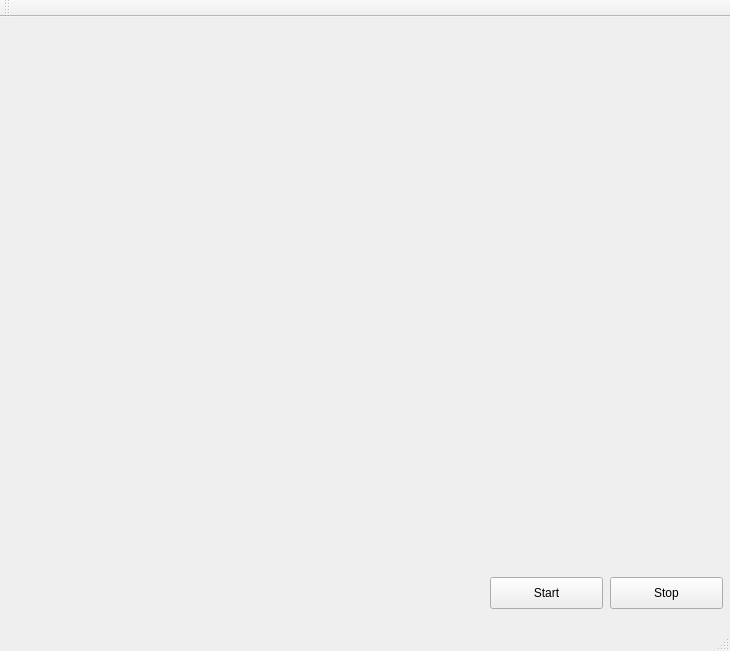
<?xml version="1.0" encoding="UTF-8"?>
<ui version="4.0">
 <class>MainWindow</class>
 <widget class="QMainWindow" name="MainWindow">
  <property name="geometry">
   <rect>
    <x>0</x>
    <y>0</y>
    <width>730</width>
    <height>651</height>
   </rect>
  </property>
  <property name="windowTitle">
   <string>MainWindow</string>
  </property>
  <widget class="QWidget" name="centralWidget">
   <widget class="QWidget" name="gridLayoutWidget">
    <property name="geometry">
     <rect>
      <x>0</x>
      <y>0</y>
      <width>731</width>
      <height>551</height>
     </rect>
    </property>
    <layout class="QGridLayout" name="gridLayout">
     <property name="sizeConstraint">
      <enum>QLayout::SetFixedSize</enum>
     </property>
     <property name="rightMargin">
      <number>0</number>
     </property>
    </layout>
   </widget>
   <widget class="QPushButton" name="StartButton">
    <property name="geometry">
     <rect>
      <x>490</x>
      <y>560</y>
      <width>113</width>
      <height>32</height>
     </rect>
    </property>
    <property name="text">
     <string>Start</string>
    </property>
   </widget>
   <widget class="QPushButton" name="StopButton">
    <property name="geometry">
     <rect>
      <x>610</x>
      <y>560</y>
      <width>113</width>
      <height>32</height>
     </rect>
    </property>
    <property name="text">
     <string>Stop</string>
    </property>
   </widget>
  </widget>
  <widget class="QMenuBar" name="menuBar">
   <property name="geometry">
    <rect>
     <x>0</x>
     <y>0</y>
     <width>730</width>
     <height>22</height>
    </rect>
   </property>
  </widget>
  <widget class="QToolBar" name="mainToolBar">
   <attribute name="toolBarArea">
    <enum>TopToolBarArea</enum>
   </attribute>
   <attribute name="toolBarBreak">
    <bool>false</bool>
   </attribute>
  </widget>
  <widget class="QStatusBar" name="statusBar"/>
 </widget>
 <layoutdefault spacing="6" margin="11"/>
 <resources/>
 <connections/>
</ui>
